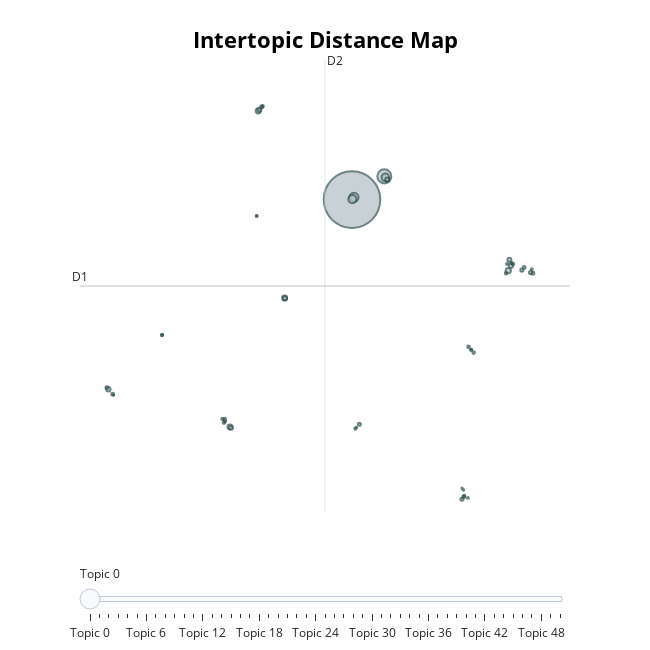

Write notebook code for a chart like this one.
### Code cell
topic_model.visualize_topics()

### Figure 1 — Plotly figure (JSON) as saved in the notebook; plotly's stock layout.template omitted (floating-point values rounded to 4 significant figures; data arrays with more than 128 entries replaced by an {"elided": "..."} marker saying what was removed)
{"data": [{"customdata": {"elided": "51x3 mixed values"}, "hovertemplate": "<b>Topic %{customdata[0]}</b><br>Words: %{customdata[1]}<br>Size: %{customdata[2]}", "legendgroup": "", "marker": {"color": "#B0BEC5", "line": {"color": "DarkSlateGrey", "width": 2}, "size": [18063, 1111, 465, 375, 322, 156, 136, 134, 128, 109, 102, 100, 98, 91, 91, 89, 61, 58, 54, 51, 50, 49, 49, 49, 47, 47, 39, 39, 35, 35, 34, 34, 32, 30, 29, 29, 28, 26, 26, 23, 23, 23, 22, 20, 18, 13, 13, 13, 11, 11, 11], "sizemode": "area", "sizeref": 11.29, "symbol": "circle"}, "mode": "markers", "name": "", "orientation": "v", "showlegend": false, "type": "scatter", "x": [5.015, 7.478, 5.17, 5.046, 7.554, 16.92, -0.1145, -2.126, -4.281, -13.53, 17.11, -0.08319, 7.704, -2.029, 17.0, -4.196, 17.95, 18.61, 5.576, 13.38, -1.853, -13.64, 18.79, 13.53, -13.2, 18.12, 14.28, 13.88, 17.27, 16.74, -4.673, -4.732, -1.788, -4.644, -4.842, -9.442, 14.07, 5.277, 16.82, 13.56, 17.15, -9.442, 18.7, -2.238, 13.84, 14.1, 13.5, 5.342, -13.13, -2.238, 13.39], "xaxis": "x", "y": [14.51, 16.08, 14.66, 14.54, 16.02, 9.702, 7.85, 20.51, -0.8852, 1.655, 10.02, 7.819, 15.86, 20.61, 10.43, -0.9474, 9.731, 9.564, -0.7089, -5.789, 20.78, 1.767, 9.514, -5.634, 1.329, 9.916, 4.141, 4.538, 10.14, 9.511, -0.3549, -0.6023, 20.84, -0.5114, -0.3646, 5.329, 4.347, -1.006, 10.15, -5.561, 10.23, 5.329, 9.787, 13.4, -5.704, 4.32, -5.172, -0.9372, 1.261, 13.4, -5.047], "yaxis": "y"}], "layout": {"annotations": [{"showarrow": false, "text": "D1", "x": -15.69, "y": 8.655, "yshift": 10}, {"showarrow": false, "text": "D2", "x": 2.962, "xshift": 10, "y": 23.97}], "height": 650, "hoverlabel": {"bgcolor": "white", "font": {"family": "Rockwell", "size": 16}}, "legend": {"itemsizing": "constant", "tracegroupgap": 0}, "margin": {"t": 60}, "shapes": [{"line": {"color": "#CFD8DC", "width": 2}, "type": "line", "x0": 2.962, "x1": 2.962, "y0": -6.658, "y1": 23.97}, {"line": {"color": "#9E9E9E", "width": 2}, "type": "line", "x0": -15.69, "x1": 21.61, "y0": 8.655, "y1": 8.655}], "sliders": [{"active": 0, "pad": {"t": 50}, "steps": [{"args": [{"marker.color": [["red", "#B0BEC5", "#B0BEC5", "#B0BEC5", "#B0BEC5", "#B0BEC5", "#B0BEC5", "#B0BEC5", "#B0BEC5", "#B0BEC5", "#B0BEC5", "#B0BEC5", "#B0BEC5", "#B0BEC5", "#B0BEC5", "#B0BEC5", "#B0BEC5", "#B0BEC5", "#B0BEC5", "#B0BEC5", "#B0BEC5", "#B0BEC5", "#B0BEC5", "#B0BEC5", "#B0BEC5", "#B0BEC5", "#B0BEC5", "#B0BEC5", "#B0BEC5", "#B0BEC5", "#B0BEC5", "#B0BEC5", "#B0BEC5", "#B0BEC5", "#B0BEC5", "#B0BEC5", "#B0BEC5", "#B0BEC5", "#B0BEC5", "#B0BEC5", "#B0BEC5", "#B0BEC5", "#B0BEC5", "#B0BEC5", "#B0BEC5", "#B0BEC5", "#B0BEC5", "#B0BEC5", "#B0BEC5", "#B0BEC5", "#B0BEC5"]]}], "label": "Topic 0", "method": "update"}, {"args": [{"marker.color": [["#B0BEC5", "red", "#B0BEC5", "#B0BEC5", "#B0BEC5", "#B0BEC5", "#B0BEC5", "#B0BEC5", "#B0BEC5", "#B0BEC5", "#B0BEC5", "#B0BEC5", "#B0BEC5", "#B0BEC5", "#B0BEC5", "#B0BEC5", "#B0BEC5", "#B0BEC5", "#B0BEC5", "#B0BEC5", "#B0BEC5", "#B0BEC5", "#B0BEC5", "#B0BEC5", "#B0BEC5", "#B0BEC5", "#B0BEC5", "#B0BEC5", "#B0BEC5", "#B0BEC5", "#B0BEC5", "#B0BEC5", "#B0BEC5", "#B0BEC5", "#B0BEC5", "#B0BEC5", "#B0BEC5", "#B0BEC5", "#B0BEC5", "#B0BEC5", "#B0BEC5", "#B0BEC5", "#B0BEC5", "#B0BEC5", "#B0BEC5", "#B0BEC5", "#B0BEC5", "#B0BEC5", "#B0BEC5", "#B0BEC5", "#B0BEC5"]]}], "label": "Topic 1", "method": "update"}, {"args": [{"marker.color": [["#B0BEC5", "#B0BEC5", "red", "#B0BEC5", "#B0BEC5", "#B0BEC5", "#B0BEC5", "#B0BEC5", "#B0BEC5", "#B0BEC5", "#B0BEC5", "#B0BEC5", "#B0BEC5", "#B0BEC5", "#B0BEC5", "#B0BEC5", "#B0BEC5", "#B0BEC5", "#B0BEC5", "#B0BEC5", "#B0BEC5", "#B0BEC5", "#B0BEC5", "#B0BEC5", "#B0BEC5", "#B0BEC5", "#B0BEC5", "#B0BEC5", "#B0BEC5", "#B0BEC5", "#B0BEC5", "#B0BEC5", "#B0BEC5", "#B0BEC5", "#B0BEC5", "#B0BEC5", "#B0BEC5", "#B0BEC5", "#B0BEC5", "#B0BEC5", "#B0BEC5", "#B0BEC5", "#B0BEC5", "#B0BEC5", "#B0BEC5", "#B0BEC5", "#B0BEC5", "#B0BEC5", "#B0BEC5", "#B0BEC5", "#B0BEC5"]]}], "label": "Topic 2", "method": "update"}, {"args": [{"marker.color": [["#B0BEC5", "#B0BEC5", "#B0BEC5", "red", "#B0BEC5", "#B0BEC5", "#B0BEC5", "#B0BEC5", "#B0BEC5", "#B0BEC5", "#B0BEC5", "#B0BEC5", "#B0BEC5", "#B0BEC5", "#B0BEC5", "#B0BEC5", "#B0BEC5", "#B0BEC5", "#B0BEC5", "#B0BEC5", "#B0BEC5", "#B0BEC5", "#B0BEC5", "#B0BEC5", "#B0BEC5", "#B0BEC5", "#B0BEC5", "#B0BEC5", "#B0BEC5", "#B0BEC5", "#B0BEC5", "#B0BEC5", "#B0BEC5", "#B0BEC5", "#B0BEC5", "#B0BEC5", "#B0BEC5", "#B0BEC5", "#B0BEC5", "#B0BEC5", "#B0BEC5", "#B0BEC5", "#B0BEC5", "#B0BEC5", "#B0BEC5", "#B0BEC5", "#B0BEC5", "#B0BEC5", "#B0BEC5", "#B0BEC5", "#B0BEC5"]]}], "label": "Topic 3", "method": "update"}, {"args": [{"marker.color": [["#B0BEC5", "#B0BEC5", "#B0BEC5", "#B0BEC5", "red", "#B0BEC5", "#B0BEC5", "#B0BEC5", "#B0BEC5", "#B0BEC5", "#B0BEC5", "#B0BEC5", "#B0BEC5", "#B0BEC5", "#B0BEC5", "#B0BEC5", "#B0BEC5", "#B0BEC5", "#B0BEC5", "#B0BEC5", "#B0BEC5", "#B0BEC5", "#B0BEC5", "#B0BEC5", "#B0BEC5", "#B0BEC5", "#B0BEC5", "#B0BEC5", "#B0BEC5", "#B0BEC5", "#B0BEC5", "#B0BEC5", "#B0BEC5", "#B0BEC5", "#B0BEC5", "#B0BEC5", "#B0BEC5", "#B0BEC5", "#B0BEC5", "#B0BEC5", "#B0BEC5", "#B0BEC5", "#B0BEC5", "#B0BEC5", "#B0BEC5", "#B0BEC5", "#B0BEC5", "#B0BEC5", "#B0BEC5", "#B0BEC5", "#B0BEC5"]]}], "label": "Topic 4", "method": "update"}, {"args": [{"marker.color": [["#B0BEC5", "#B0BEC5", "#B0BEC5", "#B0BEC5", "#B0BEC5", "red", "#B0BEC5", "#B0BEC5", "#B0BEC5", "#B0BEC5", "#B0BEC5", "#B0BEC5", "#B0BEC5", "#B0BEC5", "#B0BEC5", "#B0BEC5", "#B0BEC5", "#B0BEC5", "#B0BEC5", "#B0BEC5", "#B0BEC5", "#B0BEC5", "#B0BEC5", "#B0BEC5", "#B0BEC5", "#B0BEC5", "#B0BEC5", "#B0BEC5", "#B0BEC5", "#B0BEC5", "#B0BEC5", "#B0BEC5", "#B0BEC5", "#B0BEC5", "#B0BEC5", "#B0BEC5", "#B0BEC5", "#B0BEC5", "#B0BEC5", "#B0BEC5", "#B0BEC5", "#B0BEC5", "#B0BEC5", "#B0BEC5", "#B0BEC5", "#B0BEC5", "#B0BEC5", "#B0BEC5", "#B0BEC5", "#B0BEC5", "#B0BEC5"]]}], "label": "Topic 5", "method": "update"}, {"args": [{"marker.color": [["#B0BEC5", "#B0BEC5", "#B0BEC5", "#B0BEC5", "#B0BEC5", "#B0BEC5", "red", "#B0BEC5", "#B0BEC5", "#B0BEC5", "#B0BEC5", "#B0BEC5", "#B0BEC5", "#B0BEC5", "#B0BEC5", "#B0BEC5", "#B0BEC5", "#B0BEC5", "#B0BEC5", "#B0BEC5", "#B0BEC5", "#B0BEC5", "#B0BEC5", "#B0BEC5", "#B0BEC5", "#B0BEC5", "#B0BEC5", "#B0BEC5", "#B0BEC5", "#B0BEC5", "#B0BEC5", "#B0BEC5", "#B0BEC5", "#B0BEC5", "#B0BEC5", "#B0BEC5", "#B0BEC5", "#B0BEC5", "#B0BEC5", "#B0BEC5", "#B0BEC5", "#B0BEC5", "#B0BEC5", "#B0BEC5", "#B0BEC5", "#B0BEC5", "#B0BEC5", "#B0BEC5", "#B0BEC5", "#B0BEC5", "#B0BEC5"]]}], "label": "Topic 6", "method": "update"}, {"args": [{"marker.color": [["#B0BEC5", "#B0BEC5", "#B0BEC5", "#B0BEC5", "#B0BEC5", "#B0BEC5", "#B0BEC5", "red", "#B0BEC5", "#B0BEC5", "#B0BEC5", "#B0BEC5", "#B0BEC5", "#B0BEC5", "#B0BEC5", "#B0BEC5", "#B0BEC5", "#B0BEC5", "#B0BEC5", "#B0BEC5", "#B0BEC5", "#B0BEC5", "#B0BEC5", "#B0BEC5", "#B0BEC5", "#B0BEC5", "#B0BEC5", "#B0BEC5", "#B0BEC5", "#B0BEC5", "#B0BEC5", "#B0BEC5", "#B0BEC5", "#B0BEC5", "#B0BEC5", "#B0BEC5", "#B0BEC5", "#B0BEC5", "#B0BEC5", "#B0BEC5", "#B0BEC5", "#B0BEC5", "#B0BEC5", "#B0BEC5", "#B0BEC5", "#B0BEC5", "#B0BEC5", "#B0BEC5", "#B0BEC5", "#B0BEC5", "#B0BEC5"]]}], "label": "Topic 7", "method": "update"}, {"args": [{"marker.color": [["#B0BEC5", "#B0BEC5", "#B0BEC5", "#B0BEC5", "#B0BEC5", "#B0BEC5", "#B0BEC5", "#B0BEC5", "red", "#B0BEC5", "#B0BEC5", "#B0BEC5", "#B0BEC5", "#B0BEC5", "#B0BEC5", "#B0BEC5", "#B0BEC5", "#B0BEC5", "#B0BEC5", "#B0BEC5", "#B0BEC5", "#B0BEC5", "#B0BEC5", "#B0BEC5", "#B0BEC5", "#B0BEC5", "#B0BEC5", "#B0BEC5", "#B0BEC5", "#B0BEC5", "#B0BEC5", "#B0BEC5", "#B0BEC5", "#B0BEC5", "#B0BEC5", "#B0BEC5", "#B0BEC5", "#B0BEC5", "#B0BEC5", "#B0BEC5", "#B0BEC5", "#B0BEC5", "#B0BEC5", "#B0BEC5", "#B0BEC5", "#B0BEC5", "#B0BEC5", "#B0BEC5", "#B0BEC5", "#B0BEC5", "#B0BEC5"]]}], "label": "Topic 8", "method": "update"}, {"args": [{"marker.color": [["#B0BEC5", "#B0BEC5", "#B0BEC5", "#B0BEC5", "#B0BEC5", "#B0BEC5", "#B0BEC5", "#B0BEC5", "#B0BEC5", "red", "#B0BEC5", "#B0BEC5", "#B0BEC5", "#B0BEC5", "#B0BEC5", "#B0BEC5", "#B0BEC5", "#B0BEC5", "#B0BEC5", "#B0BEC5", "#B0BEC5", "#B0BEC5", "#B0BEC5", "#B0BEC5", "#B0BEC5", "#B0BEC5", "#B0BEC5", "#B0BEC5", "#B0BEC5", "#B0BEC5", "#B0BEC5", "#B0BEC5", "#B0BEC5", "#B0BEC5", "#B0BEC5", "#B0BEC5", "#B0BEC5", "#B0BEC5", "#B0BEC5", "#B0BEC5", "#B0BEC5", "#B0BEC5", "#B0BEC5", "#B0BEC5", "#B0BEC5", "#B0BEC5", "#B0BEC5", "#B0BEC5", "#B0BEC5", "#B0BEC5", "#B0BEC5"]]}], "label": "Topic 9", "method": "update"}, {"args": [{"marker.color": [["#B0BEC5", "#B0BEC5", "#B0BEC5", "#B0BEC5", "#B0BEC5", "#B0BEC5", "#B0BEC5", "#B0BEC5", "#B0BEC5", "#B0BEC5", "red", "#B0BEC5", "#B0BEC5", "#B0BEC5", "#B0BEC5", "#B0BEC5", "#B0BEC5", "#B0BEC5", "#B0BEC5", "#B0BEC5", "#B0BEC5", "#B0BEC5", "#B0BEC5", "#B0BEC5", "#B0BEC5", "#B0BEC5", "#B0BEC5", "#B0BEC5", "#B0BEC5", "#B0BEC5", "#B0BEC5", "#B0BEC5", "#B0BEC5", "#B0BEC5", "#B0BEC5", "#B0BEC5", "#B0BEC5", "#B0BEC5", "#B0BEC5", "#B0BEC5", "#B0BEC5", "#B0BEC5", "#B0BEC5", "#B0BEC5", "#B0BEC5", "#B0BEC5", "#B0BEC5", "#B0BEC5", "#B0BEC5", "#B0BEC5", "#B0BEC5"]]}], "label": "Topic 10", "method": "update"}, {"args": [{"marker.color": [["#B0BEC5", "#B0BEC5", "#B0BEC5", "#B0BEC5", "#B0BEC5", "#B0BEC5", "#B0BEC5", "#B0BEC5", "#B0BEC5", "#B0BEC5", "#B0BEC5", "red", "#B0BEC5", "#B0BEC5", "#B0BEC5", "#B0BEC5", "#B0BEC5", "#B0BEC5", "#B0BEC5", "#B0BEC5", "#B0BEC5", "#B0BEC5", "#B0BEC5", "#B0BEC5", "#B0BEC5", "#B0BEC5", "#B0BEC5", "#B0BEC5", "#B0BEC5", "#B0BEC5", "#B0BEC5", "#B0BEC5", "#B0BEC5", "#B0BEC5", "#B0BEC5", "#B0BEC5", "#B0BEC5", "#B0BEC5", "#B0BEC5", "#B0BEC5", "#B0BEC5", "#B0BEC5", "#B0BEC5", "#B0BEC5", "#B0BEC5", "#B0BEC5", "#B0BEC5", "#B0BEC5", "#B0BEC5", "#B0BEC5", "#B0BEC5"]]}], "label": "Topic 11", "method": "update"}, {"args": [{"marker.color": [["#B0BEC5", "#B0BEC5", "#B0BEC5", "#B0BEC5", "#B0BEC5", "#B0BEC5", "#B0BEC5", "#B0BEC5", "#B0BEC5", "#B0BEC5", "#B0BEC5", "#B0BEC5", "red", "#B0BEC5", "#B0BEC5", "#B0BEC5", "#B0BEC5", "#B0BEC5", "#B0BEC5", "#B0BEC5", "#B0BEC5", "#B0BEC5", "#B0BEC5", "#B0BEC5", "#B0BEC5", "#B0BEC5", "#B0BEC5", "#B0BEC5", "#B0BEC5", "#B0BEC5", "#B0BEC5", "#B0BEC5", "#B0BEC5", "#B0BEC5", "#B0BEC5", "#B0BEC5", "#B0BEC5", "#B0BEC5", "#B0BEC5", "#B0BEC5", "#B0BEC5", "#B0BEC5", "#B0BEC5", "#B0BEC5", "#B0BEC5", "#B0BEC5", "#B0BEC5", "#B0BEC5", "#B0BEC5", "#B0BEC5", "#B0BEC5"]]}], "label": "Topic 12", "method": "update"}, {"args": [{"marker.color": [["#B0BEC5", "#B0BEC5", "#B0BEC5", "#B0BEC5", "#B0BEC5", "#B0BEC5", "#B0BEC5", "#B0BEC5", "#B0BEC5", "#B0BEC5", "#B0BEC5", "#B0BEC5", "#B0BEC5", "red", "#B0BEC5", "#B0BEC5", "#B0BEC5", "#B0BEC5", "#B0BEC5", "#B0BEC5", "#B0BEC5", "#B0BEC5", "#B0BEC5", "#B0BEC5", "#B0BEC5", "#B0BEC5", "#B0BEC5", "#B0BEC5", "#B0BEC5", "#B0BEC5", "#B0BEC5", "#B0BEC5", "#B0BEC5", "#B0BEC5", "#B0BEC5", "#B0BEC5", "#B0BEC5", "#B0BEC5", "#B0BEC5", "#B0BEC5", "#B0BEC5", "#B0BEC5", "#B0BEC5", "#B0BEC5", "#B0BEC5", "#B0BEC5", "#B0BEC5", "#B0BEC5", "#B0BEC5", "#B0BEC5", "#B0BEC5"]]}], "label": "Topic 13", "method": "update"}, {"args": [{"marker.color": [["#B0BEC5", "#B0BEC5", "#B0BEC5", "#B0BEC5", "#B0BEC5", "#B0BEC5", "#B0BEC5", "#B0BEC5", "#B0BEC5", "#B0BEC5", "#B0BEC5", "#B0BEC5", "#B0BEC5", "#B0BEC5", "red", "#B0BEC5", "#B0BEC5", "#B0BEC5", "#B0BEC5", "#B0BEC5", "#B0BEC5", "#B0BEC5", "#B0BEC5", "#B0BEC5", "#B0BEC5", "#B0BEC5", "#B0BEC5", "#B0BEC5", "#B0BEC5", "#B0BEC5", "#B0BEC5", "#B0BEC5", "#B0BEC5", "#B0BEC5", "#B0BEC5", "#B0BEC5", "#B0BEC5", "#B0BEC5", "#B0BEC5", "#B0BEC5", "#B0BEC5", "#B0BEC5", "#B0BEC5", "#B0BEC5", "#B0BEC5", "#B0BEC5", "#B0BEC5", "#B0BEC5", "#B0BEC5", "#B0BEC5", "#B0BEC5"]]}], "label": "Topic 14", "method": "update"}, {"args": [{"marker.color": [["#B0BEC5", "#B0BEC5", "#B0BEC5", "#B0BEC5", "#B0BEC5", "#B0BEC5", "#B0BEC5", "#B0BEC5", "#B0BEC5", "#B0BEC5", "#B0BEC5", "#B0BEC5", "#B0BEC5", "#B0BEC5", "#B0BEC5", "red", "#B0BEC5", "#B0BEC5", "#B0BEC5", "#B0BEC5", "#B0BEC5", "#B0BEC5", "#B0BEC5", "#B0BEC5", "#B0BEC5", "#B0BEC5", "#B0BEC5", "#B0BEC5", "#B0BEC5", "#B0BEC5", "#B0BEC5", "#B0BEC5", "#B0BEC5", "#B0BEC5", "#B0BEC5", "#B0BEC5", "#B0BEC5", "#B0BEC5", "#B0BEC5", "#B0BEC5", "#B0BEC5", "#B0BEC5", "#B0BEC5", "#B0BEC5", "#B0BEC5", "#B0BEC5", "#B0BEC5", "#B0BEC5", "#B0BEC5", "#B0BEC5", "#B0BEC5"]]}], "label": "Topic 15", "method": "update"}, {"args": [{"marker.color": [["#B0BEC5", "#B0BEC5", "#B0BEC5", "#B0BEC5", "#B0BEC5", "#B0BEC5", "#B0BEC5", "#B0BEC5", "#B0BEC5", "#B0BEC5", "#B0BEC5", "#B0BEC5", "#B0BEC5", "#B0BEC5", "#B0BEC5", "#B0BEC5", "red", "#B0BEC5", "#B0BEC5", "#B0BEC5", "#B0BEC5", "#B0BEC5", "#B0BEC5", "#B0BEC5", "#B0BEC5", "#B0BEC5", "#B0BEC5", "#B0BEC5", "#B0BEC5", "#B0BEC5", "#B0BEC5", "#B0BEC5", "#B0BEC5", "#B0BEC5", "#B0BEC5", "#B0BEC5", "#B0BEC5", "#B0BEC5", "#B0BEC5", "#B0BEC5", "#B0BEC5", "#B0BEC5", "#B0BEC5", "#B0BEC5", "#B0BEC5", "#B0BEC5", "#B0BEC5", "#B0BEC5", "#B0BEC5", "#B0BEC5", "#B0BEC5"]]}], "label": "Topic 16", "method": "update"}, {"args": [{"marker.color": [["#B0BEC5", "#B0BEC5", "#B0BEC5", "#B0BEC5", "#B0BEC5", "#B0BEC5", "#B0BEC5", "#B0BEC5", "#B0BEC5", "#B0BEC5", "#B0BEC5", "#B0BEC5", "#B0BEC5", "#B0BEC5", "#B0BEC5", "#B0BEC5", "#B0BEC5", "red", "#B0BEC5", "#B0BEC5", "#B0BEC5", "#B0BEC5", "#B0BEC5", "#B0BEC5", "#B0BEC5", "#B0BEC5", "#B0BEC5", "#B0BEC5", "#B0BEC5", "#B0BEC5", "#B0BEC5", "#B0BEC5", "#B0BEC5", "#B0BEC5", "#B0BEC5", "#B0BEC5", "#B0BEC5", "#B0BEC5", "#B0BEC5", "#B0BEC5", "#B0BEC5", "#B0BEC5", "#B0BEC5", "#B0BEC5", "#B0BEC5", "#B0BEC5", "#B0BEC5", "#B0BEC5", "#B0BEC5", "#B0BEC5", "#B0BEC5"]]}], "label": "Topic 17", "method": "update"}, {"args": [{"marker.color": [["#B0BEC5", "#B0BEC5", "#B0BEC5", "#B0BEC5", "#B0BEC5", "#B0BEC5", "#B0BEC5", "#B0BEC5", "#B0BEC5", "#B0BEC5", "#B0BEC5", "#B0BEC5", "#B0BEC5", "#B0BEC5", "#B0BEC5", "#B0BEC5", "#B0BEC5", "#B0BEC5", "red", "#B0BEC5", "#B0BEC5", "#B0BEC5", "#B0BEC5", "#B0BEC5", "#B0BEC5", "#B0BEC5", "#B0BEC5", "#B0BEC5", "#B0BEC5", "#B0BEC5", "#B0BEC5", "#B0BEC5", "#B0BEC5", "#B0BEC5", "#B0BEC5", "#B0BEC5", "#B0BEC5", "#B0BEC5", "#B0BEC5", "#B0BEC5", "#B0BEC5", "#B0BEC5", "#B0BEC5", "#B0BEC5", "#B0BEC5", "#B0BEC5", "#B0BEC5", "#B0BEC5", "#B0BEC5", "#B0BEC5", "#B0BEC5"]]}], "label": "Topic 18", "method": "update"}, {"args": [{"marker.color": [["#B0BEC5", "#B0BEC5", "#B0BEC5", "#B0BEC5", "#B0BEC5", "#B0BEC5", "#B0BEC5", "#B0BEC5", "#B0BEC5", "#B0BEC5", "#B0BEC5", "#B0BEC5", "#B0BEC5", "#B0BEC5", "#B0BEC5", "#B0BEC5", "#B0BEC5", "#B0BEC5", "#B0BEC5", "red", "#B0BEC5", "#B0BEC5", "#B0BEC5", "#B0BEC5", "#B0BEC5", "#B0BEC5", "#B0BEC5", "#B0BEC5", "#B0BEC5", "#B0BEC5", "#B0BEC5", "#B0BEC5", "#B0BEC5", "#B0BEC5", "#B0BEC5", "#B0BEC5", "#B0BEC5", "#B0BEC5", "#B0BEC5", "#B0BEC5", "#B0BEC5", "#B0BEC5", "#B0BEC5", "#B0BEC5", "#B0BEC5", "#B0BEC5", "#B0BEC5", "#B0BEC5", "#B0BEC5", "#B0BEC5", "#B0BEC5"]]}], "label": "Topic 19", "method": "update"}, {"args": [{"marker.color": [["#B0BEC5", "#B0BEC5", "#B0BEC5", "#B0BEC5", "#B0BEC5", "#B0BEC5", "#B0BEC5", "#B0BEC5", "#B0BEC5", "#B0BEC5", "#B0BEC5", "#B0BEC5", "#B0BEC5", "#B0BEC5", "#B0BEC5", "#B0BEC5", "#B0BEC5", "#B0BEC5", "#B0BEC5", "#B0BEC5", "red", "#B0BEC5", "#B0BEC5", "#B0BEC5", "#B0BEC5", "#B0BEC5", "#B0BEC5", "#B0BEC5", "#B0BEC5", "#B0BEC5", "#B0BEC5", "#B0BEC5", "#B0BEC5", "#B0BEC5", "#B0BEC5", "#B0BEC5", "#B0BEC5", "#B0BEC5", "#B0BEC5", "#B0BEC5", "#B0BEC5", "#B0BEC5", "#B0BEC5", "#B0BEC5", "#B0BEC5", "#B0BEC5", "#B0BEC5", "#B0BEC5", "#B0BEC5", "#B0BEC5", "#B0BEC5"]]}], "label": "Topic 20", "method": "update"}, {"args": [{"marker.color": [["#B0BEC5", "#B0BEC5", "#B0BEC5", "#B0BEC5", "#B0BEC5", "#B0BEC5", "#B0BEC5", "#B0BEC5", "#B0BEC5", "#B0BEC5", "#B0BEC5", "#B0BEC5", "#B0BEC5", "#B0BEC5", "#B0BEC5", "#B0BEC5", "#B0BEC5", "#B0BEC5", "#B0BEC5", "#B0BEC5", "#B0BEC5", "red", "#B0BEC5", "#B0BEC5", "#B0BEC5", "#B0BEC5", "#B0BEC5", "#B0BEC5", "#B0BEC5", "#B0BEC5", "#B0BEC5", "#B0BEC5", "#B0BEC5", "#B0BEC5", "#B0BEC5", "#B0BEC5", "#B0BEC5", "#B0BEC5", "#B0BEC5", "#B0BEC5", "#B0BEC5", "#B0BEC5", "#B0BEC5", "#B0BEC5", "#B0BEC5", "#B0BEC5", "#B0BEC5", "#B0BEC5", "#B0BEC5", "#B0BEC5", "#B0BEC5"]]}], "label": "Topic 21", "method": "update"}, {"args": [{"marker.color": [["#B0BEC5", "#B0BEC5", "#B0BEC5", "#B0BEC5", "#B0BEC5", "#B0BEC5", "#B0BEC5", "#B0BEC5", "#B0BEC5", "#B0BEC5", "#B0BEC5", "#B0BEC5", "#B0BEC5", "#B0BEC5", "#B0BEC5", "#B0BEC5", "#B0BEC5", "#B0BEC5", "#B0BEC5", "#B0BEC5", "#B0BEC5", "#B0BEC5", "red", "#B0BEC5", "#B0BEC5", "#B0BEC5", "#B0BEC5", "#B0BEC5", "#B0BEC5", "#B0BEC5", "#B0BEC5", "#B0BEC5", "#B0BEC5", "#B0BEC5", "#B0BEC5", "#B0BEC5", "#B0BEC5", "#B0BEC5", "#B0BEC5", "#B0BEC5", "#B0BEC5", "#B0BEC5", "#B0BEC5", "#B0BEC5", "#B0BEC5", "#B0BEC5", "#B0BEC5", "#B0BEC5", "#B0BEC5", "#B0BEC5", "#B0BEC5"]]}], "label": "Topic 22", "method": "update"}, {"args": [{"marker.color": [["#B0BEC5", "#B0BEC5", "#B0BEC5", "#B0BEC5", "#B0BEC5", "#B0BEC5", "#B0BEC5", "#B0BEC5", "#B0BEC5", "#B0BEC5", "#B0BEC5", "#B0BEC5", "#B0BEC5", "#B0BEC5", "#B0BEC5", "#B0BEC5", "#B0BEC5", "#B0BEC5", "#B0BEC5", "#B0BEC5", "#B0BEC5", "#B0BEC5", "#B0BEC5", "red", "#B0BEC5", "#B0BEC5", "#B0BEC5", "#B0BEC5", "#B0BEC5", "#B0BEC5", "#B0BEC5", "#B0BEC5", "#B0BEC5", "#B0BEC5", "#B0BEC5", "#B0BEC5", "#B0BEC5", "#B0BEC5", "#B0BEC5", "#B0BEC5", "#B0BEC5", "#B0BEC5", "#B0BEC5", "#B0BEC5", "#B0BEC5", "#B0BEC5", "#B0BEC5", "#B0BEC5", "#B0BEC5", "#B0BEC5", "#B0BEC5"]]}], "label": "Topic 23", "method": "update"}, {"args": [{"marker.color": [["#B0BEC5", "#B0BEC5", "#B0BEC5", "#B0BEC5", "#B0BEC5", "#B0BEC5", "#B0BEC5", "#B0BEC5", "#B0BEC5", "#B0BEC5", "#B0BEC5", "#B0BEC5", "#B0BEC5", "#B0BEC5", "#B0BEC5", "#B0BEC5", "#B0BEC5", "#B0BEC5", "#B0BEC5", "#B0BEC5", "#B0BEC5", "#B0BEC5", "#B0BEC5", "#B0BEC5", "red", "#B0BEC5", "#B0BEC5", "#B0BEC5", "#B0BEC5", "#B0BEC5", "#B0BEC5", "#B0BEC5", "#B0BEC5", "#B0BEC5", "#B0BEC5", "#B0BEC5", "#B0BEC5", "#B0BEC5", "#B0BEC5", "#B0BEC5", "#B0BEC5", "#B0BEC5", "#B0BEC5", "#B0BEC5", "#B0BEC5", "#B0BEC5", "#B0BEC5", "#B0BEC5", "#B0BEC5", "#B0BEC5", "#B0BEC5"]]}], "label": "Topic 24", "method": "update"}, {"args": [{"marker.color": [["#B0BEC5", "#B0BEC5", "#B0BEC5", "#B0BEC5", "#B0BEC5", "#B0BEC5", "#B0BEC5", "#B0BEC5", "#B0BEC5", "#B0BEC5", "#B0BEC5", "#B0BEC5", "#B0BEC5", "#B0BEC5", "#B0BEC5", "#B0BEC5", "#B0BEC5", "#B0BEC5", "#B0BEC5", "#B0BEC5", "#B0BEC5", "#B0BEC5", "#B0BEC5", "#B0BEC5", "#B0BEC5", "red", "#B0BEC5", "#B0BEC5", "#B0BEC5", "#B0BEC5", "#B0BEC5", "#B0BEC5", "#B0BEC5", "#B0BEC5", "#B0BEC5", "#B0BEC5", "#B0BEC5", "#B0BEC5", "#B0BEC5", "#B0BEC5", "#B0BEC5", "#B0BEC5", "#B0BEC5", "#B0BEC5", "#B0BEC5", "#B0BEC5", "#B0BEC5", "#B0BEC5", "#B0BEC5", "#B0BEC5", "#B0BEC5"]]}], "label": "Topic 25", "method": "update"}, {"args": [{"marker.color": [["#B0BEC5", "#B0BEC5", "#B0BEC5", "#B0BEC5", "#B0BEC5", "#B0BEC5", "#B0BEC5", "#B0BEC5", "#B0BEC5", "#B0BEC5", "#B0BEC5", "#B0BEC5", "#B0BEC5", "#B0BEC5", "#B0BEC5", "#B0BEC5", "#B0BEC5", "#B0BEC5", "#B0BEC5", "#B0BEC5", "#B0BEC5", "#B0BEC5", "#B0BEC5", "#B0BEC5", "#B0BEC5", "#B0BEC5", "red", "#B0BEC5", "#B0BEC5", "#B0BEC5", "#B0BEC5", "#B0BEC5", "#B0BEC5", "#B0BEC5", "#B0BEC5", "#B0BEC5", "#B0BEC5", "#B0BEC5", "#B0BEC5", "#B0BEC5", "#B0BEC5", "#B0BEC5", "#B0BEC5", "#B0BEC5", "#B0BEC5", "#B0BEC5", "#B0BEC5", "#B0BEC5", "#B0BEC5", "#B0BEC5", "#B0BEC5"]]}], "label": "Topic 26", "method": "update"}, {"args": [{"marker.color": [["#B0BEC5", "#B0BEC5", "#B0BEC5", "#B0BEC5", "#B0BEC5", "#B0BEC5", "#B0BEC5", "#B0BEC5", "#B0BEC5", "#B0BEC5", "#B0BEC5", "#B0BEC5", "#B0BEC5", "#B0BEC5", "#B0BEC5", "#B0BEC5", "#B0BEC5", "#B0BEC5", "#B0BEC5", "#B0BEC5", "#B0BEC5", "#B0BEC5", "#B0BEC5", "#B0BEC5", "#B0BEC5", "#B0BEC5", "#B0BEC5", "red", "#B0BEC5", "#B0BEC5", "#B0BEC5", "#B0BEC5", "#B0BEC5", "#B0BEC5", "#B0BEC5", "#B0BEC5", "#B0BEC5", "#B0BEC5", "#B0BEC5", "#B0BEC5", "#B0BEC5", "#B0BEC5", "#B0BEC5", "#B0BEC5", "#B0BEC5", "#B0BEC5", "#B0BEC5", "#B0BEC5", "#B0BEC5", "#B0BEC5", "#B0BEC5"]]}], "label": "Topic 27", "method": "update"}, {"args": [{"marker.color": [["#B0BEC5", "#B0BEC5", "#B0BEC5", "#B0BEC5", "#B0BEC5", "#B0BEC5", "#B0BEC5", "#B0BEC5", "#B0BEC5", "#B0BEC5", "#B0BEC5", "#B0BEC5", "#B0BEC5", "#B0BEC5", "#B0BEC5", "#B0BEC5", "#B0BEC5", "#B0BEC5", "#B0BEC5", "#B0BEC5", "#B0BEC5", "#B0BEC5", "#B0BEC5", "#B0BEC5", "#B0BEC5", "#B0BEC5", "#B0BEC5", "#B0BEC5", "red", "#B0BEC5", "#B0BEC5", "#B0BEC5", "#B0BEC5", "#B0BEC5", "#B0BEC5", "#B0BEC5", "#B0BEC5", "#B0BEC5", "#B0BEC5", "#B0BEC5", "#B0BEC5", "#B0BEC5", "#B0BEC5", "#B0BEC5", "#B0BEC5", "#B0BEC5", "#B0BEC5", "#B0BEC5", "#B0BEC5", "#B0BEC5", "#B0BEC5"]]}], "label": "Topic 28", "method": "update"}, {"args": [{"marker.color": [["#B0BEC5", "#B0BEC5", "#B0BEC5", "#B0BEC5", "#B0BEC5", "#B0BEC5", "#B0BEC5", "#B0BEC5", "#B0BEC5", "#B0BEC5", "#B0BEC5", "#B0BEC5", "#B0BEC5", "#B0BEC5", "#B0BEC5", "#B0BEC5", "#B0BEC5", "#B0BEC5", "#B0BEC5", "#B0BEC5", "#B0BEC5", "#B0BEC5", "#B0BEC5", "#B0BEC5", "#B0BEC5", "#B0BEC5", "#B0BEC5", "#B0BEC5", "#B0BEC5", "red", "#B0BEC5", "#B0BEC5", "#B0BEC5", "#B0BEC5", "#B0BEC5", "#B0BEC5", "#B0BEC5", "#B0BEC5", "#B0BEC5", "#B0BEC5", "#B0BEC5", "#B0BEC5", "#B0BEC5", "#B0BEC5", "#B0BEC5", "#B0BEC5", "#B0BEC5", "#B0BEC5", "#B0BEC5", "#B0BEC5", "#B0BEC5"]]}], "label": "Topic 29", "method": "update"}, {"args": [{"marker.color": [["#B0BEC5", "#B0BEC5", "#B0BEC5", "#B0BEC5", "#B0BEC5", "#B0BEC5", "#B0BEC5", "#B0BEC5", "#B0BEC5", "#B0BEC5", "#B0BEC5", "#B0BEC5", "#B0BEC5", "#B0BEC5", "#B0BEC5", "#B0BEC5", "#B0BEC5", "#B0BEC5", "#B0BEC5", "#B0BEC5", "#B0BEC5", "#B0BEC5", "#B0BEC5", "#B0BEC5", "#B0BEC5", "#B0BEC5", "#B0BEC5", "#B0BEC5", "#B0BEC5", "#B0BEC5", "red", "#B0BEC5", "#B0BEC5", "#B0BEC5", "#B0BEC5", "#B0BEC5", "#B0BEC5", "#B0BEC5", "#B0BEC5", "#B0BEC5", "#B0BEC5", "#B0BEC5", "#B0BEC5", "#B0BEC5", "#B0BEC5", "#B0BEC5", "#B0BEC5", "#B0BEC5", "#B0BEC5", "#B0BEC5", "#B0BEC5"]]}], "label": "Topic 30", "method": "update"}, {"args": [{"marker.color": [["#B0BEC5", "#B0BEC5", "#B0BEC5", "#B0BEC5", "#B0BEC5", "#B0BEC5", "#B0BEC5", "#B0BEC5", "#B0BEC5", "#B0BEC5", "#B0BEC5", "#B0BEC5", "#B0BEC5", "#B0BEC5", "#B0BEC5", "#B0BEC5", "#B0BEC5", "#B0BEC5", "#B0BEC5", "#B0BEC5", "#B0BEC5", "#B0BEC5", "#B0BEC5", "#B0BEC5", "#B0BEC5", "#B0BEC5", "#B0BEC5", "#B0BEC5", "#B0BEC5", "#B0BEC5", "#B0BEC5", "red", "#B0BEC5", "#B0BEC5", "#B0BEC5", "#B0BEC5", "#B0BEC5", "#B0BEC5", "#B0BEC5", "#B0BEC5", "#B0BEC5", "#B0BEC5", "#B0BEC5", "#B0BEC5", "#B0BEC5", "#B0BEC5", "#B0BEC5", "#B0BEC5", "#B0BEC5", "#B0BEC5", "#B0BEC5"]]}], "label": "Topic 31", "method": "update"}, {"args": [{"marker.color": [["#B0BEC5", "#B0BEC5", "#B0BEC5", "#B0BEC5", "#B0BEC5", "#B0BEC5", "#B0BEC5", "#B0BEC5", "#B0BEC5", "#B0BEC5", "#B0BEC5", "#B0BEC5", "#B0BEC5", "#B0BEC5", "#B0BEC5", "#B0BEC5", "#B0BEC5", "#B0BEC5", "#B0BEC5", "#B0BEC5", "#B0BEC5", "#B0BEC5", "#B0BEC5", "#B0BEC5", "#B0BEC5", "#B0BEC5", "#B0BEC5", "#B0BEC5", "#B0BEC5", "#B0BEC5", "#B0BEC5", "#B0BEC5", "red", "#B0BEC5", "#B0BEC5", "#B0BEC5", "#B0BEC5", "#B0BEC5", "#B0BEC5", "#B0BEC5", "#B0BEC5", "#B0BEC5", "#B0BEC5", "#B0BEC5", "#B0BEC5", "#B0BEC5", "#B0BEC5", "#B0BEC5", "#B0BEC5", "#B0BEC5", "#B0BEC5"]]}], "label": "Topic 32", "method": "update"}, {"args": [{"marker.color": [["#B0BEC5", "#B0BEC5", "#B0BEC5", "#B0BEC5", "#B0BEC5", "#B0BEC5", "#B0BEC5", "#B0BEC5", "#B0BEC5", "#B0BEC5", "#B0BEC5", "#B0BEC5", "#B0BEC5", "#B0BEC5", "#B0BEC5", "#B0BEC5", "#B0BEC5", "#B0BEC5", "#B0BEC5", "#B0BEC5", "#B0BEC5", "#B0BEC5", "#B0BEC5", "#B0BEC5", "#B0BEC5", "#B0BEC5", "#B0BEC5", "#B0BEC5", "#B0BEC5", "#B0BEC5", "#B0BEC5", "#B0BEC5", "#B0BEC5", "red", "#B0BEC5", "#B0BEC5", "#B0BEC5", "#B0BEC5", "#B0BEC5", "#B0BEC5", "#B0BEC5", "#B0BEC5", "#B0BEC5", "#B0BEC5", "#B0BEC5", "#B0BEC5", "#B0BEC5", "#B0BEC5", "#B0BEC5", "#B0BEC5", "#B0BEC5"]]}], "label": "Topic 33", "method": "update"}, {"args": [{"marker.color": [["#B0BEC5", "#B0BEC5", "#B0BEC5", "#B0BEC5", "#B0BEC5", "#B0BEC5", "#B0BEC5", "#B0BEC5", "#B0BEC5", "#B0BEC5", "#B0BEC5", "#B0BEC5", "#B0BEC5", "#B0BEC5", "#B0BEC5", "#B0BEC5", "#B0BEC5", "#B0BEC5", "#B0BEC5", "#B0BEC5", "#B0BEC5", "#B0BEC5", "#B0BEC5", "#B0BEC5", "#B0BEC5", "#B0BEC5", "#B0BEC5", "#B0BEC5", "#B0BEC5", "#B0BEC5", "#B0BEC5", "#B0BEC5", "#B0BEC5", "#B0BEC5", "red", "#B0BEC5", "#B0BEC5", "#B0BEC5", "#B0BEC5", "#B0BEC5", "#B0BEC5", "#B0BEC5", "#B0BEC5", "#B0BEC5", "#B0BEC5", "#B0BEC5", "#B0BEC5", "#B0BEC5", "#B0BEC5", "#B0BEC5", "#B0BEC5"]]}], "label": "Topic 34", "method": "update"}, {"args": [{"marker.color": [["#B0BEC5", "#B0BEC5", "#B0BEC5", "#B0BEC5", "#B0BEC5", "#B0BEC5", "#B0BEC5", "#B0BEC5", "#B0BEC5", "#B0BEC5", "#B0BEC5", "#B0BEC5", "#B0BEC5", "#B0BEC5", "#B0BEC5", "#B0BEC5", "#B0BEC5", "#B0BEC5", "#B0BEC5", "#B0BEC5", "#B0BEC5", "#B0BEC5", "#B0BEC5", "#B0BEC5", "#B0BEC5", "#B0BEC5", "#B0BEC5", "#B0BEC5", "#B0BEC5", "#B0BEC5", "#B0BEC5", "#B0BEC5", "#B0BEC5", "#B0BEC5", "#B0BEC5", "red", "#B0BEC5", "#B0BEC5", "#B0BEC5", "#B0BEC5", "#B0BEC5", "#B0BEC5", "#B0BEC5", "#B0BEC5", "#B0BEC5", "#B0BEC5", "#B0BEC5", "#B0BEC5", "#B0BEC5", "#B0BEC5", "#B0BEC5"]]}], "label": "Topic 35", "method": "update"}, {"args": [{"marker.color": [["#B0BEC5", "#B0BEC5", "#B0BEC5", "#B0BEC5", "#B0BEC5", "#B0BEC5", "#B0BEC5", "#B0BEC5", "#B0BEC5", "#B0BEC5", "#B0BEC5", "#B0BEC5", "#B0BEC5", "#B0BEC5", "#B0BEC5", "#B0BEC5", "#B0BEC5", "#B0BEC5", "#B0BEC5", "#B0BEC5", "#B0BEC5", "#B0BEC5", "#B0BEC5", "#B0BEC5", "#B0BEC5", "#B0BEC5", "#B0BEC5", "#B0BEC5", "#B0BEC5", "#B0BEC5", "#B0BEC5", "#B0BEC5", "#B0BEC5", "#B0BEC5", "#B0BEC5", "#B0BEC5", "red", "#B0BEC5", "#B0BEC5", "#B0BEC5", "#B0BEC5", "#B0BEC5", "#B0BEC5", "#B0BEC5", "#B0BEC5", "#B0BEC5", "#B0BEC5", "#B0BEC5", "#B0BEC5", "#B0BEC5", "#B0BEC5"]]}], "label": "Topic 36", "method": "update"}, {"args": [{"marker.color": [["#B0BEC5", "#B0BEC5", "#B0BEC5", "#B0BEC5", "#B0BEC5", "#B0BEC5", "#B0BEC5", "#B0BEC5", "#B0BEC5", "#B0BEC5", "#B0BEC5", "#B0BEC5", "#B0BEC5", "#B0BEC5", "#B0BEC5", "#B0BEC5", "#B0BEC5", "#B0BEC5", "#B0BEC5", "#B0BEC5", "#B0BEC5", "#B0BEC5", "#B0BEC5", "#B0BEC5", "#B0BEC5", "#B0BEC5", "#B0BEC5", "#B0BEC5", "#B0BEC5", "#B0BEC5", "#B0BEC5", "#B0BEC5", "#B0BEC5", "#B0BEC5", "#B0BEC5", "#B0BEC5", "#B0BEC5", "red", "#B0BEC5", "#B0BEC5", "#B0BEC5", "#B0BEC5", "#B0BEC5", "#B0BEC5", "#B0BEC5", "#B0BEC5", "#B0BEC5", "#B0BEC5", "#B0BEC5", "#B0BEC5", "#B0BEC5"]]}], "label": "Topic 37", "method": "update"}, {"args": [{"marker.color": [["#B0BEC5", "#B0BEC5", "#B0BEC5", "#B0BEC5", "#B0BEC5", "#B0BEC5", "#B0BEC5", "#B0BEC5", "#B0BEC5", "#B0BEC5", "#B0BEC5", "#B0BEC5", "#B0BEC5", "#B0BEC5", "#B0BEC5", "#B0BEC5", "#B0BEC5", "#B0BEC5", "#B0BEC5", "#B0BEC5", "#B0BEC5", "#B0BEC5", "#B0BEC5", "#B0BEC5", "#B0BEC5", "#B0BEC5", "#B0BEC5", "#B0BEC5", "#B0BEC5", "#B0BEC5", "#B0BEC5", "#B0BEC5", "#B0BEC5", "#B0BEC5", "#B0BEC5", "#B0BEC5", "#B0BEC5", "#B0BEC5", "red", "#B0BEC5", "#B0BEC5", "#B0BEC5", "#B0BEC5", "#B0BEC5", "#B0BEC5", "#B0BEC5", "#B0BEC5", "#B0BEC5", "#B0BEC5", "#B0BEC5", "#B0BEC5"]]}], "label": "Topic 38", "method": "update"}, {"args": [{"marker.color": [["#B0BEC5", "#B0BEC5", "#B0BEC5", "#B0BEC5", "#B0BEC5", "#B0BEC5", "#B0BEC5", "#B0BEC5", "#B0BEC5", "#B0BEC5", "#B0BEC5", "#B0BEC5", "#B0BEC5", "#B0BEC5", "#B0BEC5", "#B0BEC5", "#B0BEC5", "#B0BEC5", "#B0BEC5", "#B0BEC5", "#B0BEC5", "#B0BEC5", "#B0BEC5", "#B0BEC5", "#B0BEC5", "#B0BEC5", "#B0BEC5", "#B0BEC5", "#B0BEC5", "#B0BEC5", "#B0BEC5", "#B0BEC5", "#B0BEC5", "#B0BEC5", "#B0BEC5", "#B0BEC5", "#B0BEC5", "#B0BEC5", "#B0BEC5", "red", "#B0BEC5", "#B0BEC5", "#B0BEC5", "#B0BEC5", "#B0BEC5", "#B0BEC5", "#B0BEC5", "#B0BEC5", "#B0BEC5", "#B0BEC5", "#B0BEC5"]]}], "label": "Topic 39", "method": "update"}, {"args": [{"marker.color": [["#B0BEC5", "#B0BEC5", "#B0BEC5", "#B0BEC5", "#B0BEC5", "#B0BEC5", "#B0BEC5", "#B0BEC5", "#B0BEC5", "#B0BEC5", "#B0BEC5", "#B0BEC5", "#B0BEC5", "#B0BEC5", "#B0BEC5", "#B0BEC5", "#B0BEC5", "#B0BEC5", "#B0BEC5", "#B0BEC5", "#B0BEC5", "#B0BEC5", "#B0BEC5", "#B0BEC5", "#B0BEC5", "#B0BEC5", "#B0BEC5", "#B0BEC5", "#B0BEC5", "#B0BEC5", "#B0BEC5", "#B0BEC5", "#B0BEC5", "#B0BEC5", "#B0BEC5", "#B0BEC5", "#B0BEC5", "#B0BEC5", "#B0BEC5", "#B0BEC5", "red", "#B0BEC5", "#B0BEC5", "#B0BEC5", "#B0BEC5", "#B0BEC5", "#B0BEC5", "#B0BEC5", "#B0BEC5", "#B0BEC5", "#B0BEC5"]]}], "label": "Topic 40", "method": "update"}, {"args": [{"marker.color": [["#B0BEC5", "#B0BEC5", "#B0BEC5", "#B0BEC5", "#B0BEC5", "#B0BEC5", "#B0BEC5", "#B0BEC5", "#B0BEC5", "#B0BEC5", "#B0BEC5", "#B0BEC5", "#B0BEC5", "#B0BEC5", "#B0BEC5", "#B0BEC5", "#B0BEC5", "#B0BEC5", "#B0BEC5", "#B0BEC5", "#B0BEC5", "#B0BEC5", "#B0BEC5", "#B0BEC5", "#B0BEC5", "#B0BEC5", "#B0BEC5", "#B0BEC5", "#B0BEC5", "#B0BEC5", "#B0BEC5", "#B0BEC5", "#B0BEC5", "#B0BEC5", "#B0BEC5", "#B0BEC5", "#B0BEC5", "#B0BEC5", "#B0BEC5", "#B0BEC5", "#B0BEC5", "red", "#B0BEC5", "#B0BEC5", "#B0BEC5", "#B0BEC5", "#B0BEC5", "#B0BEC5", "#B0BEC5", "#B0BEC5", "#B0BEC5"]]}], "label": "Topic 41", "method": "update"}, {"args": [{"marker.color": [["#B0BEC5", "#B0BEC5", "#B0BEC5", "#B0BEC5", "#B0BEC5", "#B0BEC5", "#B0BEC5", "#B0BEC5", "#B0BEC5", "#B0BEC5", "#B0BEC5", "#B0BEC5", "#B0BEC5", "#B0BEC5", "#B0BEC5", "#B0BEC5", "#B0BEC5", "#B0BEC5", "#B0BEC5", "#B0BEC5", "#B0BEC5", "#B0BEC5", "#B0BEC5", "#B0BEC5", "#B0BEC5", "#B0BEC5", "#B0BEC5", "#B0BEC5", "#B0BEC5", "#B0BEC5", "#B0BEC5", "#B0BEC5", "#B0BEC5", "#B0BEC5", "#B0BEC5", "#B0BEC5", "#B0BEC5", "#B0BEC5", "#B0BEC5", "#B0BEC5", "#B0BEC5", "#B0BEC5", "red", "#B0BEC5", "#B0BEC5", "#B0BEC5", "#B0BEC5", "#B0BEC5", "#B0BEC5", "#B0BEC5", "#B0BEC5"]]}], "label": "Topic 42", "method": "update"}, {"args": [{"marker.color": [["#B0BEC5", "#B0BEC5", "#B0BEC5", "#B0BEC5", "#B0BEC5", "#B0BEC5", "#B0BEC5", "#B0BEC5", "#B0BEC5", "#B0BEC5", "#B0BEC5", "#B0BEC5", "#B0BEC5", "#B0BEC5", "#B0BEC5", "#B0BEC5", "#B0BEC5", "#B0BEC5", "#B0BEC5", "#B0BEC5", "#B0BEC5", "#B0BEC5", "#B0BEC5", "#B0BEC5", "#B0BEC5", "#B0BEC5", "#B0BEC5", "#B0BEC5", "#B0BEC5", "#B0BEC5", "#B0BEC5", "#B0BEC5", "#B0BEC5", "#B0BEC5", "#B0BEC5", "#B0BEC5", "#B0BEC5", "#B0BEC5", "#B0BEC5", "#B0BEC5", "#B0BEC5", "#B0BEC5", "#B0BEC5", "red", "#B0BEC5", "#B0BEC5", "#B0BEC5", "#B0BEC5", "#B0BEC5", "#B0BEC5", "#B0BEC5"]]}], "label": "Topic 43", "method": "update"}, {"args": [{"marker.color": [["#B0BEC5", "#B0BEC5", "#B0BEC5", "#B0BEC5", "#B0BEC5", "#B0BEC5", "#B0BEC5", "#B0BEC5", "#B0BEC5", "#B0BEC5", "#B0BEC5", "#B0BEC5", "#B0BEC5", "#B0BEC5", "#B0BEC5", "#B0BEC5", "#B0BEC5", "#B0BEC5", "#B0BEC5", "#B0BEC5", "#B0BEC5", "#B0BEC5", "#B0BEC5", "#B0BEC5", "#B0BEC5", "#B0BEC5", "#B0BEC5", "#B0BEC5", "#B0BEC5", "#B0BEC5", "#B0BEC5", "#B0BEC5", "#B0BEC5", "#B0BEC5", "#B0BEC5", "#B0BEC5", "#B0BEC5", "#B0BEC5", "#B0BEC5", "#B0BEC5", "#B0BEC5", "#B0BEC5", "#B0BEC5", "#B0BEC5", "red", "#B0BEC5", "#B0BEC5", "#B0BEC5", "#B0BEC5", "#B0BEC5", "#B0BEC5"]]}], "label": "Topic 44", "method": "update"}, {"args": [{"marker.color": [["#B0BEC5", "#B0BEC5", "#B0BEC5", "#B0BEC5", "#B0BEC5", "#B0BEC5", "#B0BEC5", "#B0BEC5", "#B0BEC5", "#B0BEC5", "#B0BEC5", "#B0BEC5", "#B0BEC5", "#B0BEC5", "#B0BEC5", "#B0BEC5", "#B0BEC5", "#B0BEC5", "#B0BEC5", "#B0BEC5", "#B0BEC5", "#B0BEC5", "#B0BEC5", "#B0BEC5", "#B0BEC5", "#B0BEC5", "#B0BEC5", "#B0BEC5", "#B0BEC5", "#B0BEC5", "#B0BEC5", "#B0BEC5", "#B0BEC5", "#B0BEC5", "#B0BEC5", "#B0BEC5", "#B0BEC5", "#B0BEC5", "#B0BEC5", "#B0BEC5", "#B0BEC5", "#B0BEC5", "#B0BEC5", "#B0BEC5", "#B0BEC5", "red", "#B0BEC5", "#B0BEC5", "#B0BEC5", "#B0BEC5", "#B0BEC5"]]}], "label": "Topic 45", "method": "update"}, {"args": [{"marker.color": [["#B0BEC5", "#B0BEC5", "#B0BEC5", "#B0BEC5", "#B0BEC5", "#B0BEC5", "#B0BEC5", "#B0BEC5", "#B0BEC5", "#B0BEC5", "#B0BEC5", "#B0BEC5", "#B0BEC5", "#B0BEC5", "#B0BEC5", "#B0BEC5", "#B0BEC5", "#B0BEC5", "#B0BEC5", "#B0BEC5", "#B0BEC5", "#B0BEC5", "#B0BEC5", "#B0BEC5", "#B0BEC5", "#B0BEC5", "#B0BEC5", "#B0BEC5", "#B0BEC5", "#B0BEC5", "#B0BEC5", "#B0BEC5", "#B0BEC5", "#B0BEC5", "#B0BEC5", "#B0BEC5", "#B0BEC5", "#B0BEC5", "#B0BEC5", "#B0BEC5", "#B0BEC5", "#B0BEC5", "#B0BEC5", "#B0BEC5", "#B0BEC5", "#B0BEC5", "red", "#B0BEC5", "#B0BEC5", "#B0BEC5", "#B0BEC5"]]}], "label": "Topic 46", "method": "update"}, {"args": [{"marker.color": [["#B0BEC5", "#B0BEC5", "#B0BEC5", "#B0BEC5", "#B0BEC5", "#B0BEC5", "#B0BEC5", "#B0BEC5", "#B0BEC5", "#B0BEC5", "#B0BEC5", "#B0BEC5", "#B0BEC5", "#B0BEC5", "#B0BEC5", "#B0BEC5", "#B0BEC5", "#B0BEC5", "#B0BEC5", "#B0BEC5", "#B0BEC5", "#B0BEC5", "#B0BEC5", "#B0BEC5", "#B0BEC5", "#B0BEC5", "#B0BEC5", "#B0BEC5", "#B0BEC5", "#B0BEC5", "#B0BEC5", "#B0BEC5", "#B0BEC5", "#B0BEC5", "#B0BEC5", "#B0BEC5", "#B0BEC5", "#B0BEC5", "#B0BEC5", "#B0BEC5", "#B0BEC5", "#B0BEC5", "#B0BEC5", "#B0BEC5", "#B0BEC5", "#B0BEC5", "#B0BEC5", "red", "#B0BEC5", "#B0BEC5", "#B0BEC5"]]}], "label": "Topic 47", "method": "update"}, {"args": [{"marker.color": [["#B0BEC5", "#B0BEC5", "#B0BEC5", "#B0BEC5", "#B0BEC5", "#B0BEC5", "#B0BEC5", "#B0BEC5", "#B0BEC5", "#B0BEC5", "#B0BEC5", "#B0BEC5", "#B0BEC5", "#B0BEC5", "#B0BEC5", "#B0BEC5", "#B0BEC5", "#B0BEC5", "#B0BEC5", "#B0BEC5", "#B0BEC5", "#B0BEC5", "#B0BEC5", "#B0BEC5", "#B0BEC5", "#B0BEC5", "#B0BEC5", "#B0BEC5", "#B0BEC5", "#B0BEC5", "#B0BEC5", "#B0BEC5", "#B0BEC5", "#B0BEC5", "#B0BEC5", "#B0BEC5", "#B0BEC5", "#B0BEC5", "#B0BEC5", "#B0BEC5", "#B0BEC5", "#B0BEC5", "#B0BEC5", "#B0BEC5", "#B0BEC5", "#B0BEC5", "#B0BEC5", "#B0BEC5", "red", "#B0BEC5", "#B0BEC5"]]}], "label": "Topic 48", "method": "update"}, {"args": [{"marker.color": [["#B0BEC5", "#B0BEC5", "#B0BEC5", "#B0BEC5", "#B0BEC5", "#B0BEC5", "#B0BEC5", "#B0BEC5", "#B0BEC5", "#B0BEC5", "#B0BEC5", "#B0BEC5", "#B0BEC5", "#B0BEC5", "#B0BEC5", "#B0BEC5", "#B0BEC5", "#B0BEC5", "#B0BEC5", "#B0BEC5", "#B0BEC5", "#B0BEC5", "#B0BEC5", "#B0BEC5", "#B0BEC5", "#B0BEC5", "#B0BEC5", "#B0BEC5", "#B0BEC5", "#B0BEC5", "#B0BEC5", "#B0BEC5", "#B0BEC5", "#B0BEC5", "#B0BEC5", "#B0BEC5", "#B0BEC5", "#B0BEC5", "#B0BEC5", "#B0BEC5", "#B0BEC5", "#B0BEC5", "#B0BEC5", "#B0BEC5", "#B0BEC5", "#B0BEC5", "#B0BEC5", "#B0BEC5", "#B0BEC5", "red", "#B0BEC5"]]}], "label": "Topic 49", "method": "update"}, {"args": [{"marker.color": [["#B0BEC5", "#B0BEC5", "#B0BEC5", "#B0BEC5", "#B0BEC5", "#B0BEC5", "#B0BEC5", "#B0BEC5", "#B0BEC5", "#B0BEC5", "#B0BEC5", "#B0BEC5", "#B0BEC5", "#B0BEC5", "#B0BEC5", "#B0BEC5", "#B0BEC5", "#B0BEC5", "#B0BEC5", "#B0BEC5", "#B0BEC5", "#B0BEC5", "#B0BEC5", "#B0BEC5", "#B0BEC5", "#B0BEC5", "#B0BEC5", "#B0BEC5", "#B0BEC5", "#B0BEC5", "#B0BEC5", "#B0BEC5", "#B0BEC5", "#B0BEC5", "#B0BEC5", "#B0BEC5", "#B0BEC5", "#B0BEC5", "#B0BEC5", "#B0BEC5", "#B0BEC5", "#B0BEC5", "#B0BEC5", "#B0BEC5", "#B0BEC5", "#B0BEC5", "#B0BEC5", "#B0BEC5", "#B0BEC5", "#B0BEC5", "red"]]}], "label": "Topic 50", "method": "update"}]}], "title": {"font": {"color": "Black", "size": 22}, "text": "<b>Intertopic Distance Map", "x": 0.5, "xanchor": "center", "y": 0.95, "yanchor": "top"}, "width": 650, "xaxis": {"anchor": "y", "domain": [0, 1], "range": [-15.69, 21.61], "title": {"text": ""}, "visible": false}, "yaxis": {"anchor": "x", "domain": [0, 1], "range": [-6.658, 23.97], "title": {"text": ""}, "visible": false}}}
